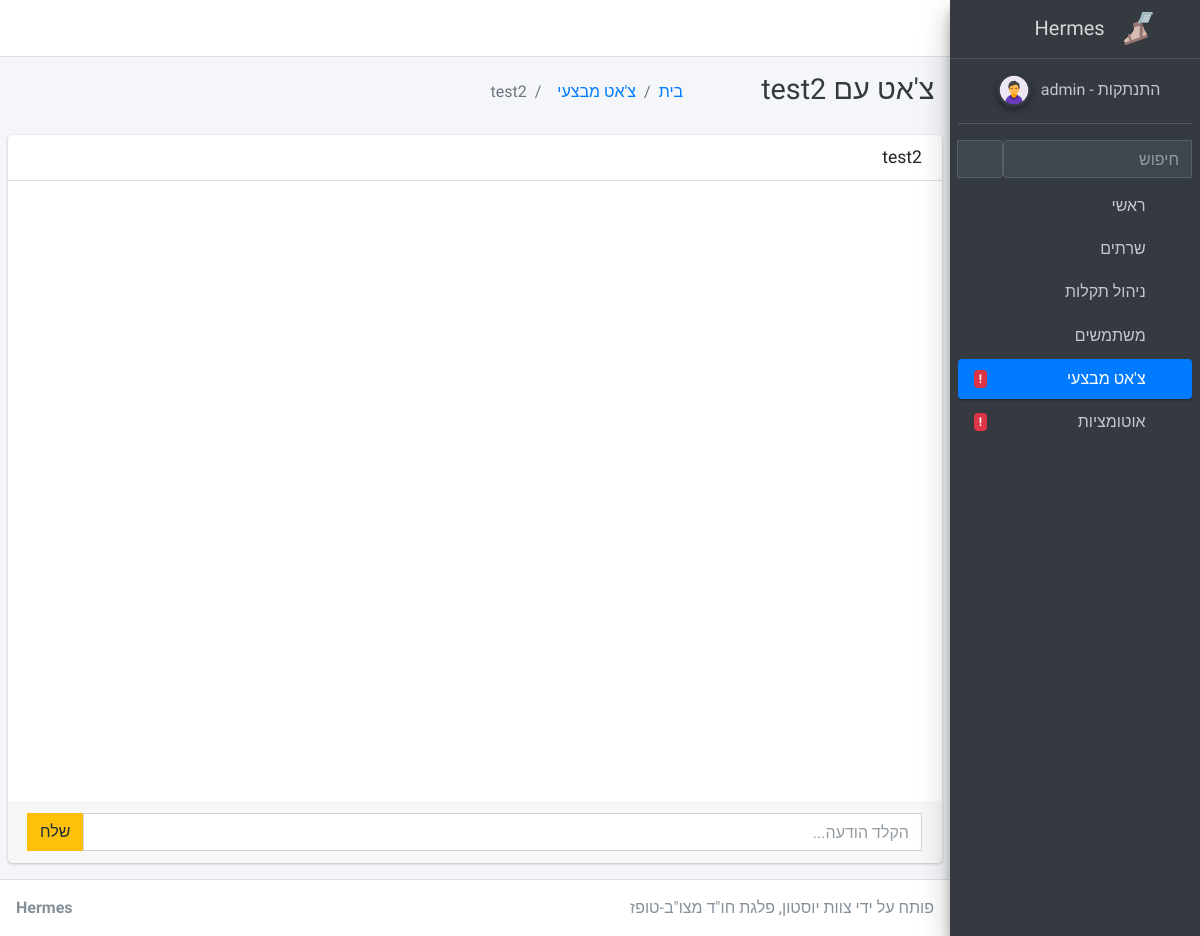
Before: /chat/rooms/test2 (signed in) with the older database file.
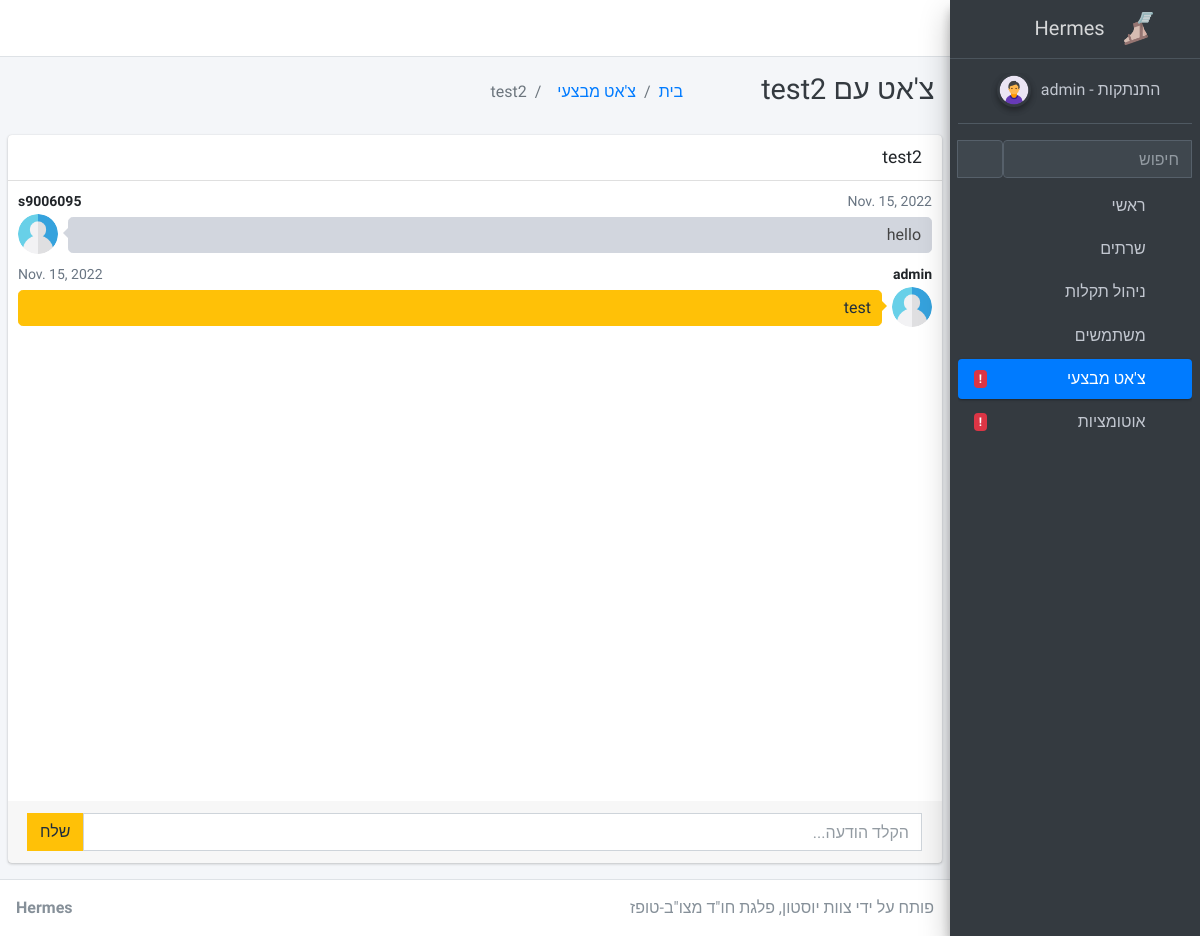
After: the same page with the newer database file.
### apps/chat/models.py (models this page shows)
class Message(models.Model):
    room = models.ForeignKey(Room, related_name='messages', on_delete=models.CASCADE)
    user = models.ForeignKey(User, related_name='messages', on_delete=models.CASCADE)
    content = models.TextField()
    date_added = models.DateField(auto_now_add=True)
    class Meta:
        ordering = ('date_added',)

### apps/chat/views.py (the view)
# urls.py: path('rooms/<slug:slug>', views.room, name='room'),
@login_required
def room(request, slug):
    context = {'chat'}
    room = Room.objects.get(slug=slug)
    messages = Message.objects.filter(room=room)[0:25]
    return render(request, 'chat/room.html', {'room': room, 'messages': messages, 'segment': context})

### apps/context_processors.py (called while the page is built)
def cfg_assets_root(request):
    return { 'ASSETS_ROOT' : settings.ASSETS_ROOT }

### apps/templates/chat/room.html (shortened to what this page needs)
{% extends 'layouts/base.html' %}
{% block body_class %} sidebar-mini layout-fixed layout-navbar-fixed layout-footer-fixed {% endblock body_class %}
{% block stylesheets %}
  <link rel="stylesheet" href="{{ ASSETS_ROOT }}/plugins/fontawesome-free/css/all.min.css">
  <link rel="stylesheet" href="{{ ASSETS_ROOT }}/css/adminlte.min.css">
{% endblock stylesheets %}
{% block content %}
<div class="content-wrapper">
    <div class="content-header" style="direction:rtl">
      <div class="container-fluid">
        <div class="row mb-2">
          <div class="col-sm-3">
            <h1 class="m-0 text-dark">צ'אט עם {{room.slug}}</h1>
          </div>
          <div class="col-sm-3">
            <ol class="breadcrumb float-sm-left">
              <li class="breadcrumb-item"><a href="/">בית</a></li>
              <li class="breadcrumb-item"><a href="/chat/">צ'אט מבצעי</a></li>
              <li class="breadcrumb-item active">{{room.slug}}</li>
            </ol>
          </div>
        </div>
      </div>
    </div>
    <section class="content">
        <div class="card direct-chat direct-chat-warning">
            <div class="card-header">
                <h3 class="card-title">{{ room.name }}</h3>
            </div>
            <div class="direct-chat-messages" style="height:620px" id="chat-messages">
                {% for m in messages %}
                    {% if m.user != request.user %}
                        <div class="direct-chat-msg">
                            <div class="direct-chat-infos clearfix">
                                <span class="direct-chat-name float-left">{{ m.user.username }}</span>
                                <span class="direct-chat-timestamp float-right">{{m.date_added}}</span>
                            </div>
                            <img class="direct-chat-img" src="{{ ASSETS_ROOT }}/img/user.png" alt="message user image">
                            <div class="direct-chat-text">
                                {{ m.content }}
                            </div>
                        </div>
                    {% else %}
                        <div class="direct-chat-msg right">
                            <div class="direct-chat-infos clearfix">
                                <span class="direct-chat-name float-right">{{ m.user.username }}</span>
                                <span class="direct-chat-timestamp float-left">{{m.date_added}}</span>
                            </div>
                            <img class="direct-chat-img" src="{{ ASSETS_ROOT }}/img/user.png" alt="message user image">
                            <div class="direct-chat-text">
                                {{m.content}}
                            </div>
                        </div>
                    {% endif %}
                {% endfor %}
            </div>
            <div class="card-footer">
                <form action="." method="post">
                    <div class="input-group">
                        <span class="input-group-append">
                            <button id="chat-message-submit" type="button" class="btn btn-warning">שלח</button>
                        </span>
                        <input type="text" name="content" placeholder="הקלד הודעה..." class="form-control" id="chat-message-input">
                    </div>
                </form>
            </div>
        </div>
    </section>
</div>
{% endblock %}

Changed rows visible on the page:
added Message: user.username "s9006095", date_added "Nov. 15, 2022", content "hello"
added Message: user.username "admin", date_added "Nov. 15, 2022", content "test"
